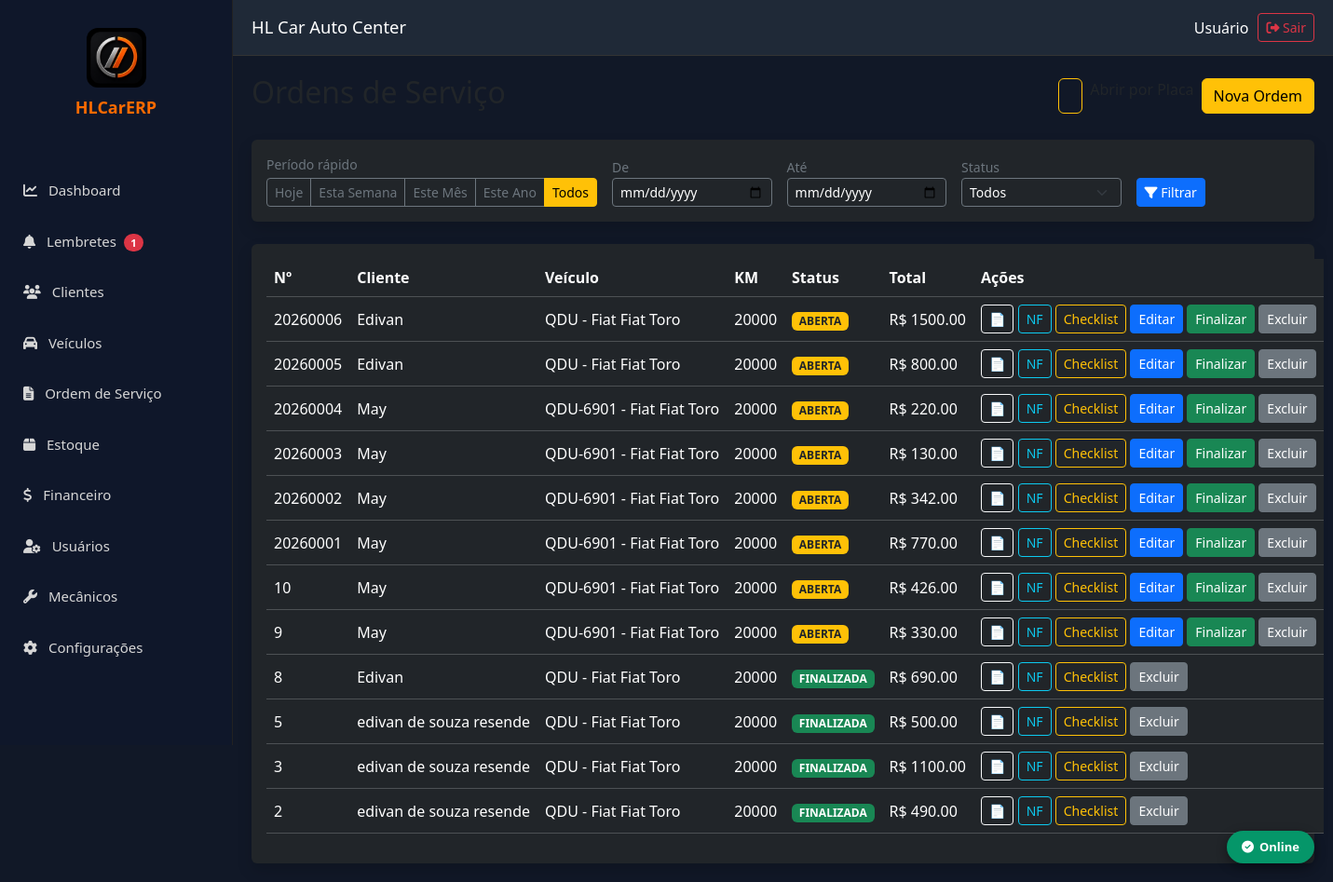
The page /ordens (signed in) on the database as committed earlier.
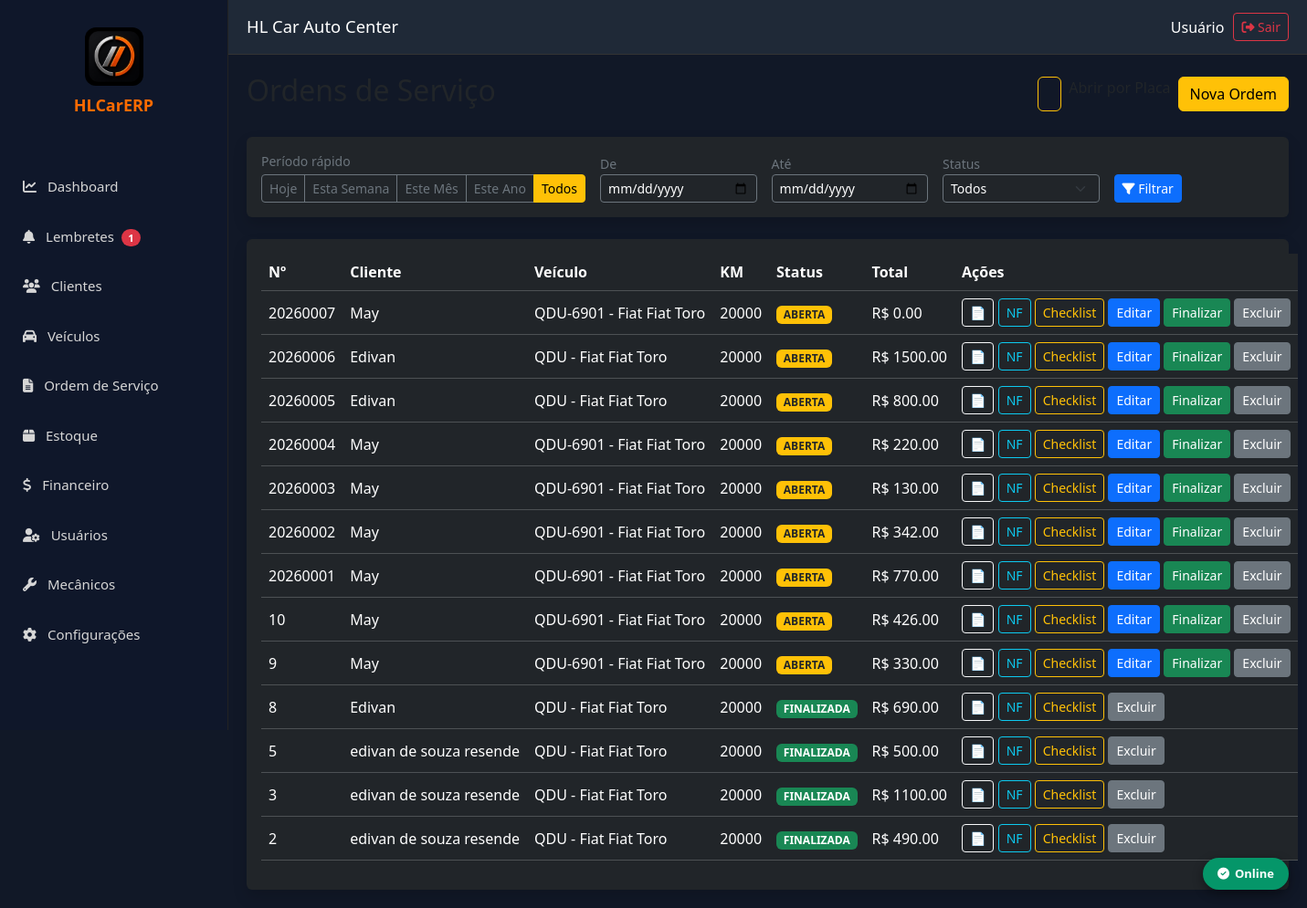
The same page on the database as committed later.
### models.py (models this page shows)
class OrdemServico(db.Model):
    __tablename__ = "ordens_servico"
    id = db.Column(db.Integer, primary_key=True)
    empresa_id = db.Column(db.Integer, db.ForeignKey("empresas.id"), nullable=False, index=True)
    numero = db.Column(db.Integer, nullable=False)
    cliente_id = db.Column(db.Integer, db.ForeignKey("clientes.id"), nullable=False)
    veiculo_id = db.Column(db.Integer, db.ForeignKey("veiculos.id"))
    status = db.Column(db.String(20), default="ABERTA")
    prioridade = db.Column(db.String(20), default="NORMAL")
    data_abertura = db.Column(db.DateTime, default=datetime.utcnow)
    data_inicio = db.Column(db.DateTime)
    data_finalizacao = db.Column(db.DateTime)
    km = db.Column(db.Integer)
    consultor = db.Column(db.String(120))
    mecanico = db.Column(db.String(120))
    defeito_relatado = db.Column(db.Text)
    diagnostico = db.Column(db.Text)
    servico_executado = db.Column(db.Text)
    observacoes = db.Column(db.Text)
    valor_servicos = db.Column(Numeric(18, 2), default=0)
    valor_produtos = db.Column(Numeric(18, 2), default=0)
    desconto = db.Column(Numeric(18, 2), default=0)
    acrescimo = db.Column(Numeric(18, 2), default=0)
    valor_total = db.Column(Numeric(18, 2), default=0)
    criado_em = db.Column(db.DateTime, default=datetime.utcnow)
    alterado_em = db.Column(db.DateTime, default=datetime.utcnow, onupdate=datetime.utcnow)
    empresa = db.relationship("Empresa")
    cliente = db.relationship("Cliente")
    veiculo = db.relationship("Veiculo")
    itens = db.relationship("ItemOrdemServico", back_populates="ordem_servico", cascade="all, delete-orphan")
    __table_args__ = (
        UniqueConstraint("empresa_id", "numero", name="uk_os_empresa"),
    )

class Cliente(db.Model):
    __tablename__ = "clientes"
    id = db.Column(db.Integer, primary_key=True)
    empresa_id = db.Column(db.Integer, db.ForeignKey("empresas.id"), nullable=False, index=True)
    nome = db.Column(db.String(200), nullable=False)
    tipo = db.Column(db.String(20), default="FISICA")
    cpf_cnpj = db.Column(db.String(20))
    rg_ie = db.Column(db.String(30))
    telefone = db.Column(db.String(30))
    whatsapp = db.Column(db.String(30))
    email = db.Column(db.String(150))
    cep = db.Column(db.String(15))
    endereco = db.Column(db.String(200))
    numero = db.Column(db.String(20))
    complemento = db.Column(db.String(100))
    bairro = db.Column(db.String(100))
    cidade = db.Column(db.String(100))
    estado = db.Column(db.String(2))
    observacoes = db.Column(db.Text)
    data_nascimento = db.Column(db.Date, nullable=True)
    ativo = db.Column(db.Boolean, default=True, nullable=False)
    criado_em = db.Column(db.DateTime, default=datetime.utcnow, nullable=False)
    alterado_em = db.Column(db.DateTime, default=datetime.utcnow, onupdate=datetime.utcnow)
    empresa = db.relationship("Empresa")
    __table_args__ = (
        Index("idx_cliente_nome", "empresa_id", "nome"),
        Index("idx_cliente_cpf", "empresa_id", "cpf_cnpj"),
    )

class Veiculo(db.Model):
    __tablename__ = "veiculos"
    id = db.Column(db.Integer, primary_key=True)
    empresa_id = db.Column(db.Integer, db.ForeignKey("empresas.id"), nullable=False, index=True)
    cliente_id = db.Column(db.Integer, db.ForeignKey("clientes.id"), nullable=False, index=True)
    placa = db.Column(db.String(10), nullable=False)
    marca = db.Column(db.String(80))
    modelo = db.Column(db.String(120))
    versao = db.Column(db.String(120))
    ano_fabricacao = db.Column(db.Integer)
    ano_modelo = db.Column(db.Integer)
    cor = db.Column(db.String(40))
    combustivel = db.Column(db.String(30))
    cambio = db.Column(db.String(30))
    motor = db.Column(db.String(80))
    chassi = db.Column(db.String(40))
    renavam = db.Column(db.String(20))
    km_atual = db.Column(db.Integer, default=0)
    km = db.Column(db.Integer)
    proxima_revisao_data = db.Column(db.Date, nullable=True)
    proxima_revisao_km = db.Column(db.Integer, nullable=True)
    observacoes = db.Column(db.Text)
    ativo = db.Column(db.Boolean, default=True, nullable=False)
    criado_em = db.Column(db.DateTime, default=datetime.utcnow, nullable=False)
    alterado_em = db.Column(db.DateTime, default=datetime.utcnow, onupdate=datetime.utcnow)
    empresa = db.relationship("Empresa")
    cliente = db.relationship("Cliente", backref="veiculos")
    __table_args__ = (
        UniqueConstraint("empresa_id", "placa", name="uk_placa_empresa"),
        Index("idx_veiculo_modelo", "empresa_id", "modelo"),
    )

### app.py (the view, shortened to what this page needs)
@app.route("/ordens")
@login_required
def ordens():
    periodo = request.args.get("periodo")
    data_inicio = request.args.get("data_inicio")
    data_fim = request.args.get("data_fim")
    status = request.args.get("status")
    query = OrdemServico.query
    hoje = date.today()
    if periodo == "hoje":
        query = query.filter(func.date(OrdemServico.data_abertura) == hoje)
    elif periodo == "semana":
        inicio_semana = hoje - timedelta(days=hoje.weekday())
        query = query.filter(func.date(OrdemServico.data_abertura) >= inicio_semana)
    elif periodo == "mes":
        inicio_mes = hoje.replace(day=1)
        query = query.filter(func.date(OrdemServico.data_abertura) >= inicio_mes)
    elif periodo == "ano":
        inicio_ano = hoje.replace(month=1, day=1)
        query = query.filter(func.date(OrdemServico.data_abertura) >= inicio_ano)
    if status:
        query = query.filter(OrdemServico.status == status)
    lista_ordens = query.order_by(OrdemServico.id.desc()).all()
    return render_template(
        "ordens.html",
        ordens=lista_ordens,
        periodo=periodo,
        data_inicio=data_inicio,
        data_fim=data_fim,
        status=status
    )

### app.py (called while the page is built)
def login_required(f):
    @wraps(f)
    def decorated_function(*args, **kwargs):
        if "usuario_id" not in session:
            return redirect("/login")
        return f(*args, **kwargs)
    return decorated_function

### templates/ordens.html (shortened to what this page needs)
{% extends "base.html" %}
{% block conteudo %}
<div class="d-flex justify-content-between align-items-center mb-4">
    <h2>Ordens de Serviço</h2>
    <div class="d-flex gap-2">
        <a href="/abrir-os-placa" class="btn btn-outline-warning"></a>
        <a href="/ordens/nova" class="btn btn-warning">
            Nova Ordem
        </a>
    </div>
</div>
<div class="card bg-dark shadow border-0 mb-4">
    <div class="card-body py-3">
        <form method="GET" class="row g-3 align-items-end">
            <div class="col-auto">
                <label class="text-secondary small d-block mb-1">Período rápido</label>
                <div class="btn-group" role="group">
                    <a href="{{ url_for('ordens', periodo='hoje') }}"
                       class="btn btn-sm {{ 'btn-warning' if periodo == 'hoje' else 'btn-outline-secondary' }}">
                        Hoje
                    </a>
                    <a href="{{ url_for('ordens', periodo='semana') }}"
                       class="btn btn-sm {{ 'btn-warning' if periodo == 'semana' else 'btn-outline-secondary' }}">
                        Esta Semana
                    </a>
                    <a href="{{ url_for('ordens', periodo='mes') }}"
                       class="btn btn-sm {{ 'btn-warning' if periodo == 'mes' else 'btn-outline-secondary' }}">
                        Este Mês
                    </a>
                    <a href="{{ url_for('ordens', periodo='ano') }}"
                       class="btn btn-sm {{ 'btn-warning' if periodo == 'ano' else 'btn-outline-secondary' }}">
                        Este Ano
                    </a>
                    <a href="{{ url_for('ordens') }}"
                       class="btn btn-sm {{ 'btn-warning' if not periodo and not data_inicio else 'btn-outline-secondary' }}">
                        Todos
                    </a>
                </div>
            </div>
            <div class="col-md-2">
                <label class="text-secondary small">De</label>
                <input type="date" name="data_inicio" value="{{ data_inicio or '' }}"
                       class="form-control form-control-sm bg-dark text-white border-secondary">
            </div>
            <div class="col-md-2">
                <label class="text-secondary small">Até</label>
                <input type="date" name="data_fim" value="{{ data_fim or '' }}"
                       class="form-control form-control-sm bg-dark text-white border-secondary">
            </div>
            <div class="col-md-2">
                <label class="text-secondary small">Status</label>
                <select name="status" class="form-select form-select-sm bg-dark text-white border-secondary" onchange="this.form.submit()">
                    <option value="">Todos</option>
                </select>
            </div>
            <div class="col-auto">
                <button type="submit" class="btn btn-sm btn-primary">
                    <i class="fa fa-filter"></i> Filtrar
                </button>
            </div>
        </form>
    </div>
</div>
<div class="card bg-dark shadow border-0">
    <div class="card-body">
        <table class="table table-dark table-hover align-middle">
            <thead>
                <tr>
                    <th>Nº</th>
                    <th>Cliente</th>
                    <th>Veículo</th>
                    <th>KM</th>
                    <th>Status</th>
                    <th>Total</th>
                    <th width="420">Ações</th>
                </tr>
            </thead>
            <tbody>
                {% for ordem in ordens %}
                <tr>
                    <td>{{ ordem.numero }}</td>
                    <td>{{ ordem.cliente.nome }}</td>
                    <td>
                        {{ ordem.veiculo.placa }}
                        -
                        {{ ordem.veiculo.marca }}
                        {{ ordem.veiculo.modelo }}
                    </td>
                    <td>{{ ordem.km }}</td>
                    <td>
                        {% if ordem.status == "FINALIZADA" %}
                            <span class="badge bg-success">FINALIZADA</span>
                        {% else %}
                            <span class="badge bg-warning text-dark">ABERTA</span>
                        {% endif %}
                    </td>
                    <td>R$ {{ "%.2f"|format(ordem.valor_total or 0) }}</td>
                    <td>
                        <a href="/ordens/pdf/{{ ordem.id }}" target="_blank" class="btn btn-outline-light btn-sm" title="Gerar PDF">
                            📄
                        </a>
                        <a href="/ordens/{{ ordem.id }}/nfse" class="btn btn-outline-info btn-sm" title="Emitir NFS-e">NF</a>
                        <a href="/ordens/{{ ordem.id }}/checklist" class="btn btn-outline-warning btn-sm" title="Checklist do Veículo">
                            Checklist
                        </a>
                        {% if ordem.status != "FINALIZADA" %}
                        <a href="/ordens/editar/{{ ordem.id }}" class="btn btn-primary btn-sm">
                            Editar
                        </a>
                        {% endif %}
                        {% if ordem.status != "FINALIZADA" %}
                        <a href="/ordens/finalizar/{{ ordem.id }}"
                           class="btn btn-success btn-sm"
                           onclick="return confirm('Deseja finalizar esta Ordem de Serviço?')">
                            Finalizar
                        </a>
                        {% endif %}
                        <a href="/ordens/excluir/{{ ordem.id }}"
                           class="btn btn-secondary btn-sm"
                           onclick="return confirm('Deseja realmente excluir esta Ordem de Serviço?')">
                            Excluir
                        </a>
                    </td>
                </tr>
                {% else %}
                <tr>
                    <td colspan="7" class="text-center text-secondary py-4">
                        Nenhuma ordem encontrada neste período
                    </td>
                </tr>
                {% endfor %}
            </tbody>
        </table>
    </div>
</div>
{% endblock %}

### templates/base.html (shortened to what this page needs)
<!DOCTYPE html>
<html lang="pt-br">
<head>
<link href="https://cdn.jsdelivr.net/npm/bootstrap@5.3.7/dist/css/bootstrap.min.css" rel="stylesheet">
<link href="https://cdnjs.cloudflare.com/ajax/libs/font-awesome/6.7.2/css/all.min.css" rel="stylesheet">
<link rel="stylesheet" href="{{ url_for('static', filename='css/offline.css') }}">
</head>
<body>
<div class="sidebar" id="sidebar">
<div class="logo" style="text-align:center; padding: 10px 0 20px;">
    <img src="{{ url_for('static', filename='icons/icon-192.png') }}"
         alt="HL Car"
         style="width:64px; height:64px; border-radius:12px;">
    <div style="color:#ff6b00; font-weight:bold; font-size:18px; margin-top:8px;">
        HLCarERP
    </div>
</div>
    <ul class="menu">
        <li><a href="/"><i class="fa fa-chart-line me-2"></i> Dashboard</a></li>
<li>
    <a href="/lembretes">
        <i class="fa fa-bell me-2"></i> Lembretes
        {% if lembretes_pendentes and lembretes_pendentes > 0 %}
        <span class="badge bg-danger rounded-pill ms-1">{{ lembretes_pendentes }}</span>
        {% endif %}
    </a>
</li>
        <li><a href="/clientes"><i class="fa fa-users me-2"></i> Clientes</a></li>
        <li><a href="/veiculos"><i class="fa fa-car me-2"></i> Veículos</a></li>
        <li><a href="/ordens"><i class="fa fa-file-alt me-2"></i> Ordem de Serviço</a></li>
        <li><a href="/estoque"><i class="fa fa-box me-2"></i> Estoque</a></li>
        <li><a href="/financeiro"><i class="fa fa-dollar-sign me-2"></i> Financeiro</a></li>
        <li><a href="/usuarios"><i class="fa fa-user-cog me-2"></i> Usuários</a></li>
        <li><a href="/mecanicos"><i class="fa fa-wrench me-2"></i> Mecânicos</a></li>
        <li><a href="/configuracoes"><i class="fa fa-cog me-2"></i> Configurações</a></li>
    </ul>
</div>
<div class="topbar">
    <div class="d-flex align-items-center gap-2">
        <h3>HL Car Auto Center</h3>
    </div>
    <div class="usuario">
        <span>{{ session.get('usuario_nome', 'Usuário') }}</span>
        <a href="/logout" class="btn btn-sm btn-outline-danger">
            <i class="fa fa-sign-out-alt"></i> Sair
        </a>
    </div>
</div>
<div class="content">
    {% block conteudo %}
    {% endblock %}
</div>
<div id="hl-offline-badge" class="hl-badge online">
    <i class="fa fa-check-circle"></i> Online
</div>
</body>
</html>

### static/css/offline.css (style rules this page uses)
#hl-offline-badge { position: fixed; bottom: 20px; right: 20px; z-index: 9999; padding: 8px 16px; border-radius: 20px; font-size: 13px; font-weight: 600; color: #fff; box-shadow: 0 4px 12px rgba(0,0,0,0.4); display: flex; align-items: center; gap: 6px; transition: all 0.3s ease; }
#hl-offline-badge.online { background: #059669; }

### templates/base.html (style rules this page uses)
* { margin:0; padding:0; box-sizing:border-box; font-family:Segoe UI,Tahoma,Geneva,Verdana,sans-serif; }
body { background:#111827; overflow-x:hidden; }
.sidebar { position:fixed; left:0; top:0; width:250px; height:100vh; background:#0f172a; border-right:1px solid #222; padding-top:20px; z-index:1050; transition: transform 0.3s ease; }
.logo { text-align:center; font-size:26px; font-weight:bold; color:#ff6b00; margin-bottom:30px; }
.menu { list-style:none; padding:0; }
.menu li { margin-bottom:4px; }
.menu a { display:block; padding:14px 25px; text-decoration:none; color:#d6d6d6; font-size:15px; transition:.25s; }
.topbar { position:fixed; left:250px; top:0; right:0; height:60px; background:#1f2937; display:flex; justify-content:space-between; align-items:center; padding:0 20px; border-bottom:1px solid #333; z-index:1000; transition: left 0.3s ease; }
.topbar h3 { color:white; margin:0; font-size:1.15rem; }
.usuario { color:#fff; display:flex; align-items:center; gap:10px; }
.content { margin-left:250px; margin-top:60px; padding:20px; min-height:calc(100vh - 60px); transition: margin-left 0.3s ease; }
.table-dark th, .table-dark td { white-space:nowrap; }

Rows that differ between the two databases and show on the page:
added OrdemServico: numero "20260007", cliente.nome "May", veiculo.placa "QDU-6901", veiculo.marca "Fiat", veiculo.modelo "Fiat Toro", km "20000", status "ABERTA", valor_total "0.00"
